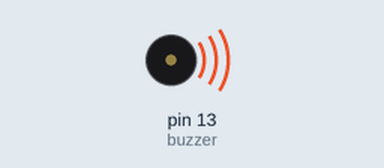
The sketch below on a simulated Arduino Uno, built with avr-gcc and run on an emulated ATmega328P. On the bench: buzzer (waves = sounding, pin HIGH).

Above: at 0.2 s.
Timing chart, 0 to 3.0 s (numbered marks = the images above):
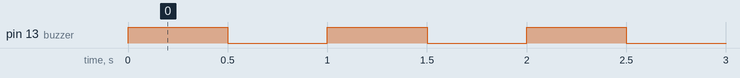

The sketch:

buzzer.ino
```cpp
int buzzer = 13;

void setup() {
pinMode(buzzer,OUTPUT);

}

void loop() {
digitalWrite(buzzer,HIGH);
delay(500);
digitalWrite(buzzer,LOW);
delay(500);

}
```

Measured:
- by itself, pin 13 (buzzer): alternates HIGH for 0.50 s and LOW for 0.50 s
